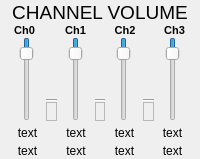
      <widget class="QFrame" name="verticalFrame_scroll_contro_left">
       <layout class="QVBoxLayout" name="verticalLayout_5" stretch="1,1,8,1,1">
        <property name="spacing">
         <number>0</number>
        </property>
        <property name="leftMargin">
         <number>1</number>
        </property>
        <property name="topMargin">
         <number>1</number>
        </property>
        <property name="rightMargin">
         <number>1</number>
        </property>
        <property name="bottomMargin">
         <number>1</number>
        </property>
        <item>
         <widget class="QLabel" name="label_6">
          <property name="font">
           <font>
            <family>Segoe UI</family>
            <pointsize>14</pointsize>
            <weight>50</weight>
            <bold>false</bold>
           </font>
          </property>
          <property name="text">
           <string>CHANNEL VOLUME</string>
          </property>
          <property name="alignment">
           <set>Qt::AlignBottom|Qt::AlignHCenter</set>
          </property>
          <property name="QLabelMainBig_SegoeUI12pt" stdset="0">
           <string>true</string>
          </property>
         </widget>
        </item>
        <item>
         <layout class="QHBoxLayout" name="horizontalLayout_3">
          <property name="spacing">
           <number>0</number>
          </property>
          <item>
           <widget class="QLabel" name="label_3">
            <property name="font">
             <font>
              <family>MS Shell Dlg 2</family>
              <pointsize>8</pointsize>
              <weight>75</weight>
              <bold>true</bold>
             </font>
            </property>
            <property name="text">
             <string>Ch0 </string>
            </property>
            <property name="textFormat">
             <enum>Qt::AutoText</enum>
            </property>
            <property name="alignment">
             <set>Qt::AlignCenter</set>
            </property>
           </widget>
          </item>
          <item>
           <widget class="QLabel" name="label_4">
            <property name="font">
             <font>
              <family>MS Shell Dlg 2</family>
              <pointsize>8</pointsize>
              <weight>75</weight>
              <bold>true</bold>
             </font>
            </property>
            <property name="text">
             <string>Ch1</string>
            </property>
            <property name="textFormat">
             <enum>Qt::AutoText</enum>
            </property>
            <property name="alignment">
             <set>Qt::AlignCenter</set>
            </property>
           </widget>
          </item>
          <item>
           <widget class="QLabel" name="label_5">
            <property name="font">
             <font>
              <family>MS Shell Dlg 2</family>
              <pointsize>8</pointsize>
              <weight>75</weight>
              <bold>true</bold>
             </font>
            </property>
            <property name="text">
             <string>Ch2</string>
            </property>
            <property name="textFormat">
             <enum>Qt::AutoText</enum>
            </property>
            <property name="alignment">
             <set>Qt::AlignCenter</set>
            </property>
           </widget>
          </item>
          <item>
           <widget class="QLabel" name="label_24">
            <property name="font">
             <font>
              <family>MS Shell Dlg 2</family>
              <pointsize>8</pointsize>
              <weight>75</weight>
              <bold>true</bold>
             </font>
            </property>
            <property name="text">
             <string>Ch3</string>
            </property>
            <property name="textFormat">
             <enum>Qt::AutoText</enum>
            </property>
            <property name="alignment">
             <set>Qt::AlignCenter</set>
            </property>
           </widget>
          </item>
         </layout>
        </item>
        <item>
         <layout class="QHBoxLayout" name="horizontalLayout" stretch="2,1,2,1,2,1,2">
          <property name="spacing">
           <number>0</number>
          </property>
          <property name="leftMargin">
           <number>10</number>
          </property>
          <property name="rightMargin">
           <number>10</number>
          </property>
          <property name="bottomMargin">
           <number>5</number>
          </property>
          <item>
           <widget class="QSlider_USER" name="ch0vol">
            <property name="sizePolicy">
             <sizepolicy hsizetype="Preferred" vsizetype="Preferred">
              <horstretch>0</horstretch>
              <verstretch>0</verstretch>
             </sizepolicy>
            </property>
            <property name="autoFillBackground">
             <bool>false</bool>
            </property>
            <property name="maximum">
             <number>768</number>
            </property>
            <property name="value">
             <number>96</number>
            </property>
            <property name="orientation">
             <enum>Qt::Vertical</enum>
            </property>
            <property name="invertedAppearance">
             <bool>true</bool>
            </property>
            <property name="invertedControls">
             <bool>false</bool>
            </property>
            <property name="tickPosition">
             <enum>QSlider::NoTicks</enum>
            </property>
            <property name="tickInterval">
             <number>0</number>
            </property>
           </widget>
          </item>
          <item>
           <layout class="QVBoxLayout" name="verticalLayout_17" stretch="2,1">
            <property name="spacing">
             <number>0</number>
            </property>
            <property name="leftMargin">
             <number>3</number>
            </property>
            <property name="topMargin">
             <number>62</number>
            </property>
            <property name="rightMargin">
             <number>3</number>
            </property>
            <item>
             <widget class="Line" name="line_6">
              <property name="orientation">
               <enum>Qt::Horizontal</enum>
              </property>
             </widget>
            </item>
            <item>
             <widget class="QFrame" name="frame_8">
              <property name="frameShape">
               <enum>QFrame::StyledPanel</enum>
              </property>
              <property name="frameShadow">
               <enum>QFrame::Raised</enum>
              </property>
             </widget>
            </item>
           </layout>
          </item>
          <item>
           <widget class="QSlider_USER" name="ch1vol">
            <property name="sizePolicy">
             <sizepolicy hsizetype="Preferred" vsizetype="Preferred">
              <horstretch>0</horstretch>
              <verstretch>0</verstretch>
             </sizepolicy>
            </property>
            <property name="autoFillBackground">
             <bool>false</bool>
            </property>
            <property name="maximum">
             <number>768</number>
            </property>
            <property name="value">
             <number>96</number>
            </property>
            <property name="orientation">
             <enum>Qt::Vertical</enum>
            </property>
            <property name="invertedAppearance">
             <bool>true</bool>
            </property>
            <property name="invertedControls">
             <bool>false</bool>
            </property>
           </widget>
          </item>
          <item>
           <layout class="QVBoxLayout" name="verticalLayout_18" stretch="2,1">
            <property name="leftMargin">
             <number>3</number>
            </property>
            <property name="topMargin">
             <number>62</number>
            </property>
            <property name="rightMargin">
             <number>3</number>
            </property>
            <item>
             <widget class="Line" name="line_7">
              <property name="orientation">
               <enum>Qt::Horizontal</enum>
              </property>
             </widget>
            </item>
            <item>
             <widget class="QFrame" name="frame_9">
              <property name="frameShape">
               <enum>QFrame::StyledPanel</enum>
              </property>
              <property name="frameShadow">
               <enum>QFrame::Raised</enum>
              </property>
             </widget>
            </item>
           </layout>
          </item>
          <item>
           <widget class="QSlider_USER" name="ch2vol">
            <property name="sizePolicy">
             <sizepolicy hsizetype="Preferred" vsizetype="Preferred">
              <horstretch>0</horstretch>
              <verstretch>0</verstretch>
             </sizepolicy>
            </property>
            <property name="autoFillBackground">
             <bool>false</bool>
            </property>
            <property name="maximum">
             <number>768</number>
            </property>
            <property name="value">
             <number>96</number>
            </property>
            <property name="orientation">
             <enum>Qt::Vertical</enum>
            </property>
            <property name="invertedAppearance">
             <bool>true</bool>
            </property>
            <property name="invertedControls">
             <bool>false</bool>
            </property>
           </widget>
          </item>
          <item>
           <layout class="QVBoxLayout" name="verticalLayout_16" stretch="2,1">
            <property name="leftMargin">
             <number>3</number>
            </property>
            <property name="topMargin">
             <number>62</number>
            </property>
            <property name="rightMargin">
             <number>3</number>
            </property>
            <item>
             <widget class="Line" name="line_5">
              <property name="orientation">
               <enum>Qt::Horizontal</enum>
              </property>
             </widget>
            </item>
            <item>
             <widget class="QFrame" name="frame_7">
              <property name="frameShape">
               <enum>QFrame::StyledPanel</enum>
              </property>
              <property name="frameShadow">
               <enum>QFrame::Raised</enum>
              </property>
             </widget>
            </item>
           </layout>
          </item>
          <item>
           <widget class="QSlider_USER" name="ch3vol">
            <property name="sizePolicy">
             <sizepolicy hsizetype="Preferred" vsizetype="Preferred">
              <horstretch>0</horstretch>
              <verstretch>0</verstretch>
             </sizepolicy>
            </property>
            <property name="autoFillBackground">
             <bool>false</bool>
            </property>
            <property name="maximum">
             <number>768</number>
            </property>
            <property name="value">
             <number>96</number>
            </property>
            <property name="orientation">
             <enum>Qt::Vertical</enum>
            </property>
            <property name="invertedAppearance">
             <bool>true</bool>
            </property>
            <property name="invertedControls">
             <bool>false</bool>
            </property>
           </widget>
          </item>
         </layout>
        </item>
        <item>
         <layout class="QHBoxLayout" name="horizontalLayout_6">
          <property name="spacing">
           <number>5</number>
          </property>
          <property name="leftMargin">
           <number>5</number>
          </property>
          <property name="rightMargin">
           <number>5</number>
          </property>
          <property name="bottomMargin">
           <number>2</number>
          </property>
          <item>
           <widget class="QLabel" name="ch0volLabel">
            <property name="sizePolicy">
             <sizepolicy hsizetype="Maximum" vsizetype="Preferred">
              <horstretch>0</horstretch>
              <verstretch>0</verstretch>
             </sizepolicy>
            </property>
            <property name="maximumSize">
             <size>
              <width>80</width>
              <height>30</height>
             </size>
            </property>
            <property name="frameShape">
             <enum>QFrame::NoFrame</enum>
            </property>
            <property name="text">
             <string>text</string>
            </property>
            <property name="alignment">
             <set>Qt::AlignCenter</set>
            </property>
            <property name="lbl_type" stdset="0">
             <string>vol</string>
            </property>
           </widget>
          </item>
          <item>
           <widget class="QLabel" name="ch1volLabel">
            <property name="sizePolicy">
             <sizepolicy hsizetype="Maximum" vsizetype="Preferred">
              <horstretch>0</horstretch>
              <verstretch>0</verstretch>
             </sizepolicy>
            </property>
            <property name="maximumSize">
             <size>
              <width>80</width>
              <height>30</height>
             </size>
            </property>
            <property name="frameShape">
             <enum>QFrame::NoFrame</enum>
            </property>
            <property name="text">
             <string>text</string>
            </property>
            <property name="alignment">
             <set>Qt::AlignCenter</set>
            </property>
            <property name="lbl_type" stdset="0">
             <string>vol</string>
            </property>
           </widget>
          </item>
          <item>
           <widget class="QLabel" name="ch2volLabel">
            <property name="sizePolicy">
             <sizepolicy hsizetype="Maximum" vsizetype="Preferred">
              <horstretch>0</horstretch>
              <verstretch>0</verstretch>
             </sizepolicy>
            </property>
            <property name="maximumSize">
             <size>
              <width>80</width>
              <height>30</height>
             </size>
            </property>
            <property name="frameShape">
             <enum>QFrame::NoFrame</enum>
            </property>
            <property name="text">
             <string>text</string>
            </property>
            <property name="alignment">
             <set>Qt::AlignCenter</set>
            </property>
            <property name="lbl_type" stdset="0">
             <string>vol</string>
            </property>
           </widget>
          </item>
          <item>
           <widget class="QLabel" name="ch3volLabel">
            <property name="sizePolicy">
             <sizepolicy hsizetype="Maximum" vsizetype="Preferred">
              <horstretch>0</horstretch>
              <verstretch>0</verstretch>
             </sizepolicy>
            </property>
            <property name="maximumSize">
             <size>
              <width>80</width>
              <height>30</height>
             </size>
            </property>
            <property name="frameShape">
             <enum>QFrame::NoFrame</enum>
            </property>
            <property name="frameShadow">
             <enum>QFrame::Plain</enum>
            </property>
            <property name="text">
             <string>text</string>
            </property>
            <property name="alignment">
             <set>Qt::AlignCenter</set>
            </property>
            <property name="lbl_type" stdset="0">
             <string>vol</string>
            </property>
           </widget>
          </item>
         </layout>
        </item>
        <item>
         <layout class="QHBoxLayout" name="horizontalLayout_7">
          <property name="spacing">
           <number>5</number>
          </property>
          <property name="leftMargin">
           <number>5</number>
          </property>
          <property name="topMargin">
           <number>2</number>
          </property>
          <property name="rightMargin">
           <number>5</number>
          </property>
          <item>
           <widget class="QLabel" name="ch0volTotLabel">
            <property name="maximumSize">
             <size>
              <width>50</width>
              <height>30</height>
             </size>
            </property>
            <property name="frameShape">
             <enum>QFrame::NoFrame</enum>
            </property>
            <property name="text">
             <string>text</string>
            </property>
            <property name="alignment">
             <set>Qt::AlignCenter</set>
            </property>
           </widget>
          </item>
          <item>
           <widget class="QLabel" name="ch1volTotLabel">
            <property name="maximumSize">
             <size>
              <width>50</width>
              <height>30</height>
             </size>
            </property>
            <property name="frameShape">
             <enum>QFrame::NoFrame</enum>
            </property>
            <property name="text">
             <string>text</string>
            </property>
            <property name="alignment">
             <set>Qt::AlignCenter</set>
            </property>
           </widget>
          </item>
          <item>
           <widget class="QLabel" name="ch2volTotLabel">
            <property name="maximumSize">
             <size>
              <width>50</width>
              <height>30</height>
             </size>
            </property>
            <property name="frameShape">
             <enum>QFrame::NoFrame</enum>
            </property>
            <property name="text">
             <string>text</string>
            </property>
            <property name="alignment">
             <set>Qt::AlignCenter</set>
            </property>
           </widget>
          </item>
          <item>
           <widget class="QLabel" name="ch3volTotLabel">
            <property name="maximumSize">
             <size>
              <width>50</width>
              <height>30</height>
             </size>
            </property>
            <property name="frameShape">
             <enum>QFrame::NoFrame</enum>
            </property>
            <property name="frameShadow">
             <enum>QFrame::Plain</enum>
            </property>
            <property name="text">
             <string>text</string>
            </property>
            <property name="alignment">
             <set>Qt::AlignCenter</set>
            </property>
           </widget>
          </item>
         </layout>
        </item>
       </layout>
      </widget>
